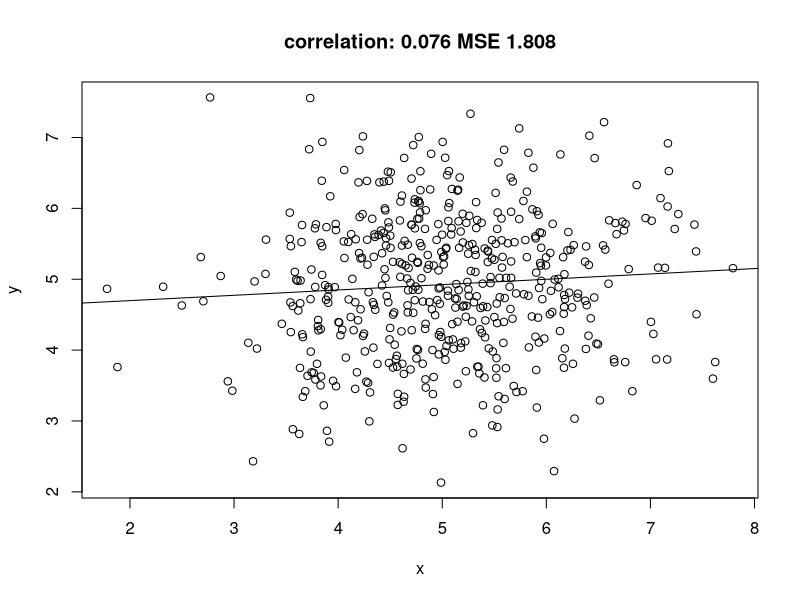
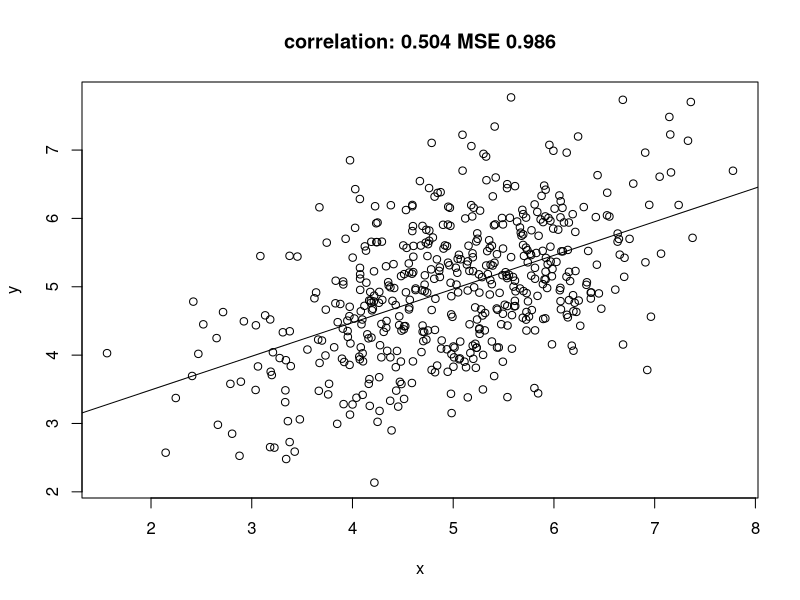
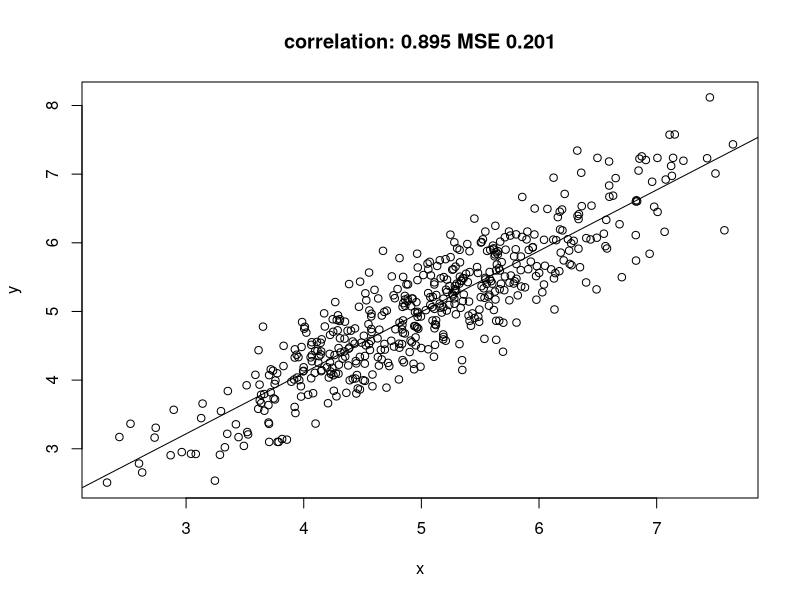
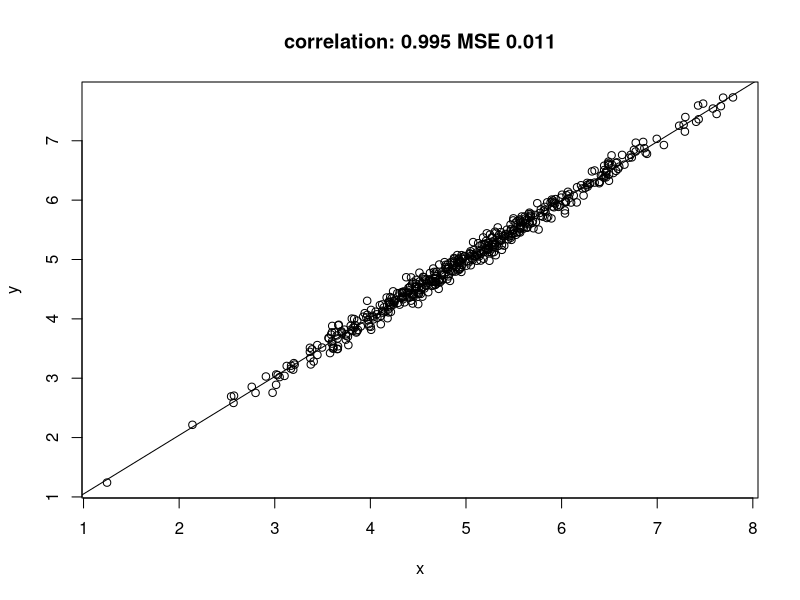
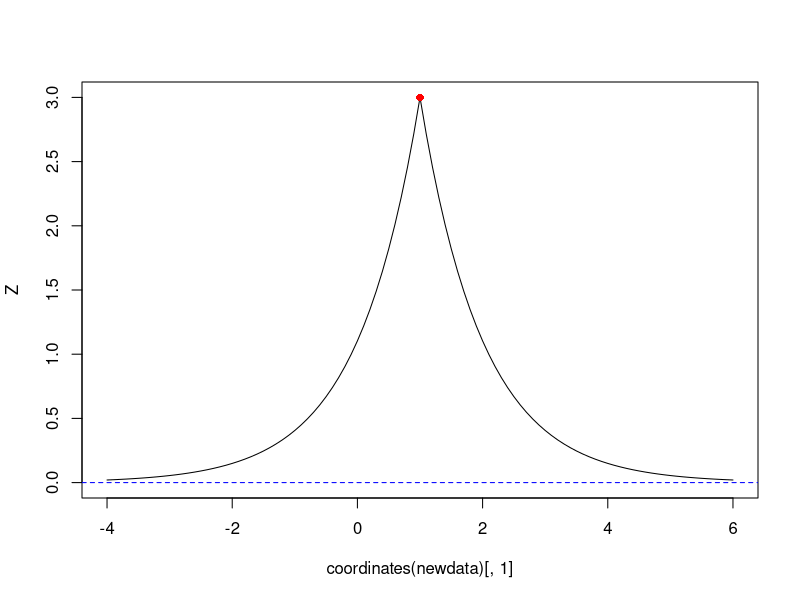

Recreate these plots in R, in order.
## ---- chunk 1
library(mvtnorm)
r = 0.0
Sigma = cbind(c(1, r), c(r, 1))
out = rmvnorm(500, c(5,5), Sigma)
x = out[,1]
y = out[,2]
plot(x, y)
model = lm(y~x)
summary(model)
lines(abline(model))
mse = round(mean((x-y)^2), digits=3)
title(paste("correlation:", round(cor(x,y),digits=3), "MSE", mse))

r = .5
Sigma = cbind(c(1, r), c(r, 1))
out = rmvnorm(500, c(5,5), Sigma)
x = out[,1]
y = out[,2]
plot(x, y)
model = lm(y~x)
summary(model)
lines(abline(model))
mse = round(mean((x-y)^2), digits=3)
title(paste("correlation:", round(cor(x,y),digits=3), "MSE", mse))

r = .9
Sigma = cbind(c(1, r), c(r, 1))
out = rmvnorm(500, c(5,5), Sigma)
x = out[,1]
y = out[,2]
plot(x, y)
model = lm(y~x)
summary(model)
lines(abline(model))
mse = round(mean((x-y)^2), digits=3)
title(paste("correlation:", round(cor(x,y),digits=3), "MSE", mse))

r = .95
Sigma = cbind(c(1, r), c(r, 1))
out = rmvnorm(500, c(5,5), Sigma)
x = out[,1]
y = out[,2]
y = x + 0.1 * rnorm(500)
plot(x, y)
model = lm(y~x)
summary(model)
lines(abline(model))
mse = round(mean((x-y)^2), digits=3)
title(paste("correlation:", round(cor(x,y),digits=3), "MSE", mse))
## ---- chunk 2
library(sp)
cov = function(h) exp(-h)

sk = function(data, newdata, mu, cov) {
	library(sp) # spDists
	V = cov(spDists(data))
	v = cov(spDists(data, newdata))
	mu + t(v) %*% solve(V, data[[1]] - mu)
}

# prediction location at (0,1):
newdata = SpatialPoints(cbind(0,1))

# observation location at (1,1), with attribute value (y) 3:
pts = SpatialPoints(cbind(1,1))
data = SpatialPointsDataFrame(pts, data.frame(z = 3))

sk(data, newdata, 0, cov) # mu = 0
newdata = SpatialPoints(cbind(.1 * 0:20, 1))
sk(data, newdata, 0, cov) # mu = 0
## ---- chunk 3
newdata = SpatialPoints(cbind(seq(-4,6,by=.1), 1))
Z = sk(data, newdata, 0, cov) # mu = 0
plot(coordinates(newdata)[,1], Z, type='l', ylim = c(0,3))
points(as(data, "data.frame")[,c(2,1)], col='red', pch=16)
abline(0,0, col='blue', lty=2)
